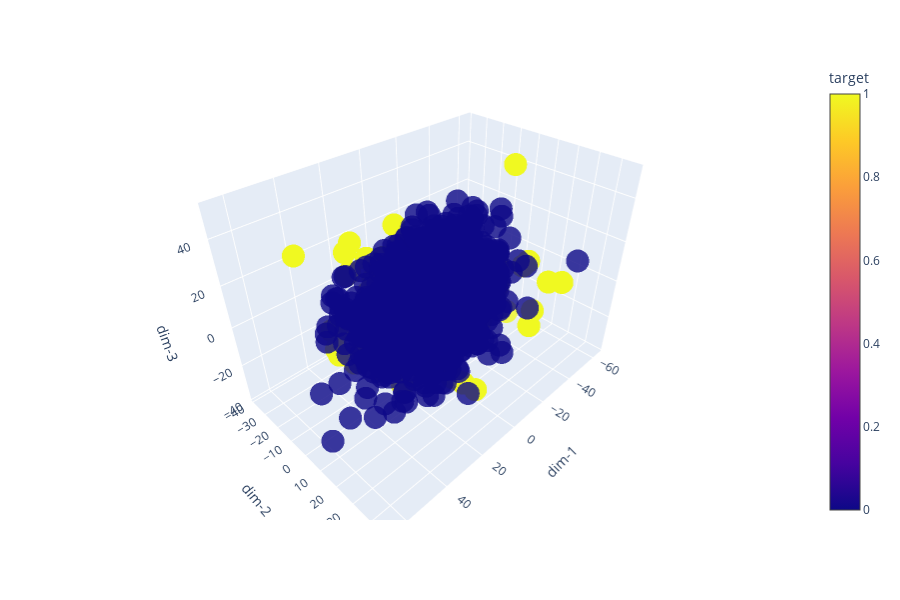

Notebook cell for this chart:
### Code cell
pca = PCA(n_components = 3)
X = pca.fit_transform(X_imb_tomek)

test = pd.DataFrame(columns=['dim-1', 'dim-2', 'dim-3'], data=X)
test['target'] = y_imb_tomek.values
plot3DClusters(test)

### Figure 1 — Plotly figure (JSON) as saved in the notebook; plotly's stock layout.template omitted (floating-point values rounded to 4 significant figures; data arrays with more than 128 entries replaced by an {"elided": "..."} marker saying what was removed)
{"data": [{"hoverlabel": {"namelength": 0}, "hovertemplate": "dim-1=%{x}<br>dim-2=%{y}<br>dim-3=%{z}<br>target=%{marker.color}", "legendgroup": "", "marker": {"color": {"elided": "1792 int values"}, "coloraxis": "coloraxis", "opacity": 0.8, "symbol": "circle"}, "mode": "markers", "name": "", "scene": "scene", "showlegend": false, "type": "scatter3d", "x": {"elided": "1792 float values"}, "y": {"elided": "1792 float values"}, "z": {"elided": "1792 float values"}}], "layout": {"coloraxis": {"colorbar": {"title": {"text": "target"}}, "colorscale": [[0.0, "#0d0887"], [0.1111, "#46039f"], [0.2222, "#7201a8"], [0.3333, "#9c179e"], [0.4444, "#bd3786"], [0.5556, "#d8576b"], [0.6667, "#ed7953"], [0.7778, "#fb9f3a"], [0.8889, "#fdca26"], [1.0, "#f0f921"]]}, "height": 600, "legend": {"tracegroupgap": 0}, "margin": {"t": 60}, "scene": {"domain": {"x": [0.0, 0.98], "y": [0.0, 1.0]}, "xaxis": {"title": {"text": "dim-1"}}, "yaxis": {"title": {"text": "dim-2"}}, "zaxis": {"title": {"text": "dim-3"}}}}}
